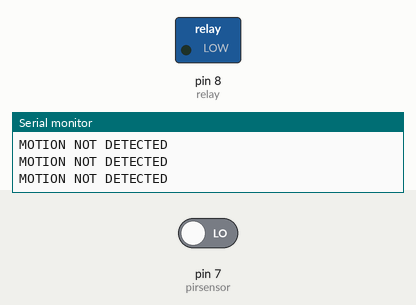
Simulated run of this sketch. Board: Arduino Uno, built with avr-gcc and run on an emulated ATmega328P. Parts: switched loads named in the sketch (green lamp = pin HIGH), the last lines printed to the serial monitor. The test bench sets the inputs (shaded band); at power-on: pin 7 (pirsensor) LOW.

Above: at 1.2 s.
1.3 s: pin 7 (pirsensor) driven HIGH
At 2.6 s:
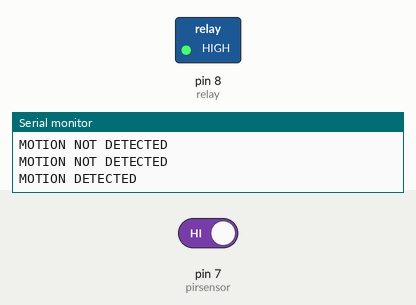
2.9 s: pin 7 (pirsensor) driven LOW
At 4.3 s:
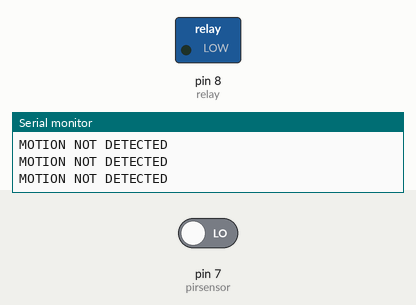
Timing chart, 0 to 5.9 s (numbered marks = the images above; inputs shaded):
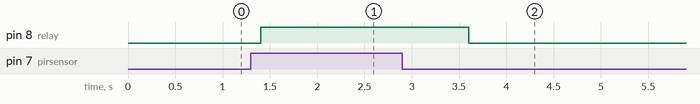

Measured:
- after the input at 1.3 s, pin 8 (relay): LOW → HIGH after 0.10 s
- after the input at 2.9 s, pin 8 (relay): HIGH → LOW after 0.70 s

The sketch:

code.ino
```cpp
#define pirsensor 7
#define relay 8
int motionstate = 0;

void setup() {
  pinMode(pirsensor, INPUT);
  pinMode(relay, OUTPUT);
  Serial.begin(9600);
}

void loop() {
 motionstate = digitalRead(pirsensor);
 if(motionstate == HIGH){
  Serial.println("MOTION DETECTED");
  digitalWrite(relay, HIGH);
  delay(2000);
 }
 else{
  Serial.println("MOTION NOT DETECTED");
  digitalWrite(relay, LOW);
 }
 delay(200);
}
```
